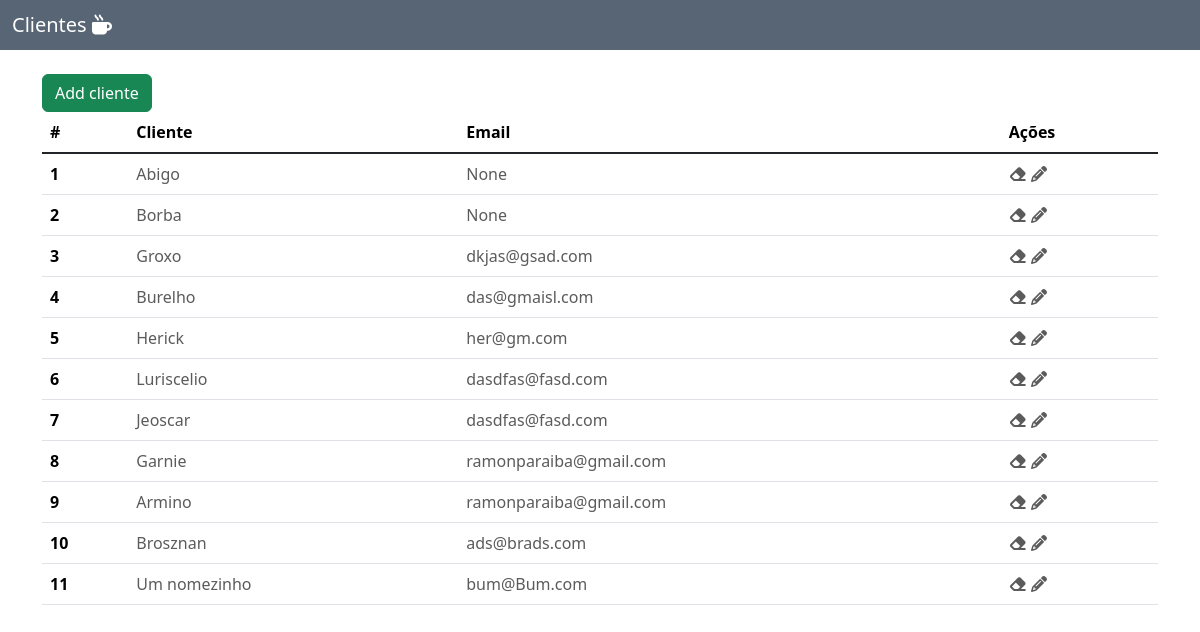
/clientes/, run on an earlier commit of the app's database.
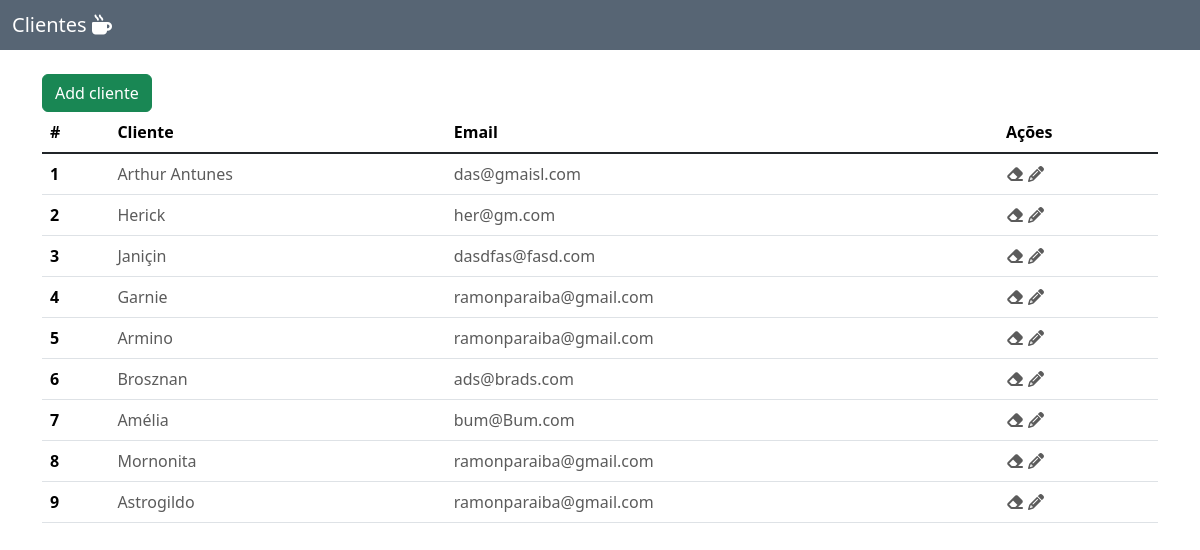
And on a later commit of the database.
### clientes/models.py (models this page shows, shortened)
class Cliente(models.Model):
    nome = models.CharField(max_length=100)
    data_nascimento = models.DateField(blank=True, null=True)
    sexo = models.CharField(max_length=1, choices = sexo_Choices)
    email = models.EmailField(blank=True, null = True)

### clientes/views.py (the view)
# urls.py: path('', views.index , name ='index'),
def index(request):
    clientes = Cliente.objects.all()
    context = {'clientes' : clientes}
    return render(request, 'clientes/index.html', context)

### templates/clientes/index.html
{% extends "./base.html" %}
{% block content %}
    <div class="container pt-4">
        <form action="form_cliente">
            <input type="submit" value="Add cliente" class="btn btn-success">
        </form>
        <table class="table">
            <thead>
                <tr>
                    <th>#</th>
                    <th>Cliente</th>
                    <th>Email</th>
                    <th>Ações</th>
                </tr>
            </thead>
            <tbody class="table-group-divider">
                {% for cliente in clientes  %}
                <tr>
                    <th>{{forloop.counter}}</th>
                    <th><a href="detalhe_cliente/{{cliente.id}}">{{cliente.nome}}</th>
                    <th><a href="#">{{cliente.email}}</th>
                    <th>
                        <a href="delete_cliente/{{cliente.id}}"><i class="fa-solid fa-eraser"></i></a>
                        <a href="update_cliente/{{cliente.id}}"><i class="fa-solid fa-pencil"></i></a>
                    </th>
                </tr>
                {% endfor %}
            </tbody>
        </table>
    </div>
 {% endblock %}

### templates/clientes/base.html
{% include "./partials/head.html" %}
{% include "./partials/navbar.html" %}
    <div id="content">
        {% block content %}
        {% endblock%}
    </div>
{% include "./partials/footer.html" %}

### templates/clientes/partials/head.html (shortened to what this page needs)
<!doctype html>
<html lang="en">
  <head>
    <link href="https://cdn.jsdelivr.net/npm/bootstrap@5.3.2/dist/css/bootstrap.min.css" rel="stylesheet">
    <link rel="stylesheet" href="https://cdnjs.cloudflare.com/ajax/libs/font-awesome/6.4.2/css/all.min.css" />
  </head>
  <body>

### templates/clientes/partials/navbar.html
<nav class="navbar">
    <div class="container-fluid">
      <span class="navbar-brand mb-0 h1" style="color: #ffffff;">Clientes <i class="fa-solid fa-mug-hot"></i></span>
    </div>
</nav>

### templates/clientes/partials/footer.html (shortened to what this page needs)
</body>
</html>

### templates/clientes/partials/head.html (style rules this page uses)
.table a { color: rgb(91, 91, 91); text-decoration: none; font-weight: lighter; }
.navbar { background-color: #576574; }

What changed in the data, as far as the page shows it:
removed Cliente: nome "Abigo", email "None"
removed Cliente: nome "Borba", email "None"
removed Cliente: nome "Groxo", email "dkjas@gsad.com"
removed Cliente: nome "Luriscelio", email "dasdfas@fasd.com"
changed Cliente "das@gmaisl.com": nome "Burelho" → "Arthur Antunes"
changed Cliente "dasdfas@fasd.com": nome "Jeoscar" → "Janiçin"
changed Cliente "bum@Bum.com": nome "Um nomezinho" → "Amélia"
added Cliente: nome "Mornonita", email "ramonparaiba@gmail.com"
added Cliente: nome "Astrogildo", email "ramonparaiba@gmail.com"
